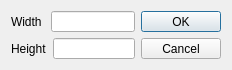
<?xml version="1.0" encoding="UTF-8"?>
<ui version="4.0">
 <class>ResizeDialog</class>
 <widget class="QDialog" name="ResizeDialog">
  <property name="geometry">
   <rect>
    <x>0</x>
    <y>0</y>
    <width>232</width>
    <height>70</height>
   </rect>
  </property>
  <property name="minimumSize">
   <size>
    <width>232</width>
    <height>70</height>
   </size>
  </property>
  <property name="maximumSize">
   <size>
    <width>232</width>
    <height>70</height>
   </size>
  </property>
  <property name="windowTitle">
   <string>Resize...</string>
  </property>
  <property name="windowIcon">
   <iconset resource="Image.qrc">
    <normaloff>:/img/icon.png</normaloff>:/img/icon.png</iconset>
  </property>
  <layout class="QHBoxLayout" name="horizontalLayout_3">
   <item>
    <layout class="QVBoxLayout" name="verticalLayout">
     <item>
      <layout class="QHBoxLayout" name="horizontalLayout">
       <item>
        <widget class="QLabel" name="label">
         <property name="text">
          <string>Width </string>
         </property>
        </widget>
       </item>
       <item>
        <widget class="QLineEdit" name="string_width">
         <property name="autoFillBackground">
          <bool>false</bool>
         </property>
         <property name="text">
          <string/>
         </property>
        </widget>
       </item>
      </layout>
     </item>
     <item>
      <layout class="QHBoxLayout" name="horizontalLayout_2">
       <item>
        <widget class="QLabel" name="label_2">
         <property name="text">
          <string>Height</string>
         </property>
        </widget>
       </item>
       <item>
        <widget class="QLineEdit" name="string_height">
         <property name="autoFillBackground">
          <bool>false</bool>
         </property>
         <property name="text">
          <string/>
         </property>
        </widget>
       </item>
      </layout>
     </item>
    </layout>
   </item>
   <item>
    <widget class="QDialogButtonBox" name="buttonBox">
     <property name="orientation">
      <enum>Qt::Vertical</enum>
     </property>
     <property name="standardButtons">
      <set>QDialogButtonBox::Cancel|QDialogButtonBox::Ok</set>
     </property>
    </widget>
   </item>
  </layout>
 </widget>
 <resources>
  <include location="Image.qrc"/>
 </resources>
 <connections>
  <connection>
   <sender>buttonBox</sender>
   <signal>accepted()</signal>
   <receiver>ResizeDialog</receiver>
   <slot>accept()</slot>
   <hints>
    <hint type="sourcelabel">
     <x>248</x>
     <y>254</y>
    </hint>
    <hint type="destinationlabel">
     <x>157</x>
     <y>274</y>
    </hint>
   </hints>
  </connection>
  <connection>
   <sender>buttonBox</sender>
   <signal>rejected()</signal>
   <receiver>ResizeDialog</receiver>
   <slot>reject()</slot>
   <hints>
    <hint type="sourcelabel">
     <x>316</x>
     <y>260</y>
    </hint>
    <hint type="destinationlabel">
     <x>286</x>
     <y>274</y>
    </hint>
   </hints>
  </connection>
 </connections>
</ui>
